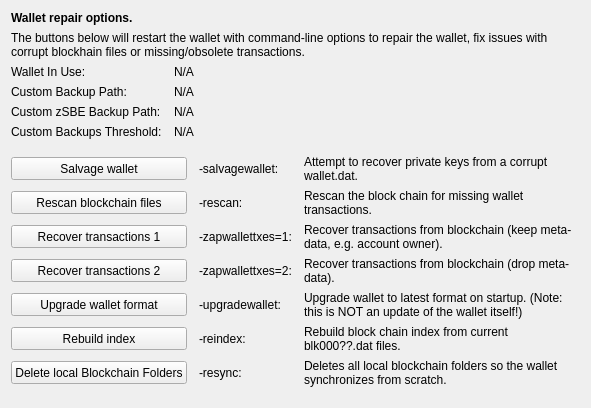
     <widget class="QWidget" name="tab_repair">
      <attribute name="title">
       <string>&amp;Wallet Repair</string>
      </attribute>
      <layout class="QGridLayout" name="gridLayout_4" columnstretch="0,0,0,0">
       <property name="horizontalSpacing">
        <number>12</number>
       </property>
       <item row="0" column="0" colspan="4">
        <widget class="QLabel" name="label_repair_header">
         <property name="font">
          <font>
           <weight>75</weight>
           <bold>true</bold>
          </font>
         </property>
         <property name="text">
          <string>Wallet repair options.</string>
         </property>
        </widget>
       </item>
       <item row="1" column="0" colspan="4">
        <widget class="QLabel" name="label_repair_helptext">
         <property name="font">
          <font>
           <weight>50</weight>
           <bold>false</bold>
          </font>
         </property>
         <property name="text">
          <string>The buttons below will restart the wallet with command-line options to repair the wallet, fix issues with corrupt blockhain files or missing/obsolete transactions.</string>
         </property>
         <property name="wordWrap">
          <bool>true</bool>
         </property>
        </widget>
       </item>
       <item row="2" column="0">
        <widget class="QLabel" name="wallet_path_label">
         <property name="text">
          <string>Wallet In Use:</string>
         </property>
        </widget>
       </item>
       <item row="2" column="1" colspan="3">
        <widget class="QLabel" name="wallet_path">
         <property name="cursor">
          <cursorShape>IBeamCursor</cursorShape>
         </property>
         <property name="text">
          <string>N/A</string>
         </property>
         <property name="textFormat">
          <enum>Qt::PlainText</enum>
         </property>
         <property name="textInteractionFlags">
          <set>Qt::LinksAccessibleByMouse|Qt::TextSelectableByKeyboard|Qt::TextSelectableByMouse</set>
         </property>
        </widget>
       </item>
       <item row="3" column="0">
        <widget class="QLabel" name="wallet_custombackuppath_label">
         <property name="text">
          <string>Custom Backup Path:</string>
         </property>
         <property name="visible">
          <bool>false</bool>
         </property>
        </widget>
       </item>
       <item row="3" column="1" colspan="3">
        <widget class="QLabel" name="wallet_custombackuppath">
         <property name="cursor">
          <cursorShape>IBeamCursor</cursorShape>
         </property>
         <property name="text">
          <string>N/A</string>
         </property>
         <property name="textFormat">
          <enum>Qt::PlainText</enum>
         </property>
         <property name="textInteractionFlags">
          <set>Qt::LinksAccessibleByMouse|Qt::TextSelectableByKeyboard|Qt::TextSelectableByMouse</set>
         </property>
         <property name="visible">
          <bool>false</bool>
         </property>
        </widget>
       </item>
       <item row="4" column="0">
        <widget class="QLabel" name="wallet_customzsombebackuppath_label">
         <property name="text">
          <string>Custom zSBE Backup Path:</string>
         </property>
         <property name="visible">
          <bool>false</bool>
         </property>
        </widget>
       </item>
       <item row="4" column="1" colspan="3">
        <widget class="QLabel" name="wallet_customzsombebackuppath">
         <property name="cursor">
          <cursorShape>IBeamCursor</cursorShape>
         </property>
         <property name="text">
          <string>N/A</string>
         </property>
         <property name="textFormat">
          <enum>Qt::PlainText</enum>
         </property>
         <property name="textInteractionFlags">
          <set>Qt::LinksAccessibleByMouse|Qt::TextSelectableByKeyboard|Qt::TextSelectableByMouse</set>
         </property>
         <property name="visible">
          <bool>false</bool>
         </property>
        </widget>
       </item>
       <item row="5" column="0">
        <widget class="QLabel" name="wallet_custombackupthreshold_label">
         <property name="text">
          <string>Custom Backups Threshold:</string>
         </property>
         <property name="visible">
          <bool>false</bool>
         </property>
        </widget>
       </item>
       <item row="5" column="1" colspan="3">
        <widget class="QLabel" name="wallet_custombackupthreshold">
         <property name="cursor">
          <cursorShape>IBeamCursor</cursorShape>
         </property>
         <property name="text">
          <string>N/A</string>
         </property>
         <property name="textFormat">
          <enum>Qt::PlainText</enum>
         </property>
         <property name="textInteractionFlags">
          <set>Qt::LinksAccessibleByMouse|Qt::TextSelectableByKeyboard|Qt::TextSelectableByMouse</set>
         </property>
         <property name="visible">
          <bool>false</bool>
         </property>
        </widget>
       </item>
       <item row="6" column="0">
        <spacer name="verticalSpacer_repair1">
         <property name="orientation">
          <enum>Qt::Vertical</enum>
         </property>
         <property name="sizeHint" stdset="0">
          <size>
           <width>10</width>
           <height>10</height>
          </size>
         </property>
        </spacer>
       </item>
       <item row="7" column="0" colspan="2">
        <widget class="QPushButton" name="btn_salvagewallet">
         <property name="minimumSize">
          <size>
           <width>100</width>
           <height>23</height>
          </size>
         </property>
         <property name="text">
          <string>Salvage wallet</string>
         </property>
        </widget>
       </item>
       <item row="7" column="2">
        <widget class="QLabel" name="label_repair_salvage_command">
         <property name="text">
          <string notr="true">-salvagewallet:</string>
         </property>
        </widget>
       </item>
       <item row="7" column="3">
        <widget class="QLabel" name="label_repair_salvage">
         <property name="text">
          <string>Attempt to recover private keys from a corrupt wallet.dat.</string>
         </property>
         <property name="wordWrap">
          <bool>true</bool>
         </property>
        </widget>
       </item>
       <item row="8" column="0" colspan="2">
        <widget class="QPushButton" name="btn_rescan">
         <property name="minimumSize">
          <size>
           <width>100</width>
           <height>23</height>
          </size>
         </property>
         <property name="text">
          <string>Rescan blockchain files</string>
         </property>
        </widget>
       </item>
       <item row="8" column="2">
        <widget class="QLabel" name="label_repair_rescan_command">
         <property name="text">
          <string notr="true">-rescan:</string>
         </property>
        </widget>
       </item>
       <item row="8" column="3">
        <widget class="QLabel" name="label_repair_rescan">
         <property name="text">
          <string>Rescan the block chain for missing wallet transactions.</string>
         </property>
         <property name="wordWrap">
          <bool>true</bool>
         </property>
        </widget>
       </item>
       <item row="9" column="0" colspan="2">
        <widget class="QPushButton" name="btn_zapwallettxes1">
         <property name="minimumSize">
          <size>
           <width>100</width>
           <height>23</height>
          </size>
         </property>
         <property name="text">
          <string>Recover transactions 1</string>
         </property>
        </widget>
       </item>
       <item row="9" column="2">
        <widget class="QLabel" name="label_repair_zap1_command">
         <property name="text">
          <string notr="true">-zapwallettxes=1:</string>
         </property>
        </widget>
       </item>
       <item row="9" column="3">
        <widget class="QLabel" name="label_repair_zap1">
         <property name="text">
          <string>Recover transactions from blockchain (keep meta-data, e.g. account owner).</string>
         </property>
         <property name="wordWrap">
          <bool>true</bool>
         </property>
        </widget>
       </item>
       <item row="10" column="0" colspan="2">
        <widget class="QPushButton" name="btn_zapwallettxes2">
         <property name="minimumSize">
          <size>
           <width>100</width>
           <height>23</height>
          </size>
         </property>
         <property name="text">
          <string>Recover transactions 2</string>
         </property>
        </widget>
       </item>
       <item row="10" column="2">
        <widget class="QLabel" name="label_repair_zap2_command">
         <property name="text">
          <string notr="true">-zapwallettxes=2:</string>
         </property>
        </widget>
       </item>
       <item row="10" column="3">
        <widget class="QLabel" name="label_repair_zap2">
         <property name="text">
          <string>Recover transactions from blockchain (drop meta-data).</string>
         </property>
         <property name="wordWrap">
          <bool>true</bool>
         </property>
        </widget>
       </item>
       <item row="11" column="0" colspan="2">
        <widget class="QPushButton" name="btn_upgradewallet">
         <property name="minimumSize">
          <size>
           <width>100</width>
           <height>23</height>
          </size>
         </property>
         <property name="text">
          <string>Upgrade wallet format</string>
         </property>
        </widget>
       </item>
       <item row="11" column="2">
        <widget class="QLabel" name="label_repair_upgrade_command">
         <property name="text">
          <string notr="true">-upgradewallet:</string>
         </property>
        </widget>
       </item>
       <item row="11" column="3">
        <widget class="QLabel" name="label_repair_upgrade">
         <property name="text">
          <string>Upgrade wallet to latest format on startup. (Note: this is NOT an update of the wallet itself!)</string>
         </property>
         <property name="wordWrap">
          <bool>true</bool>
         </property>
        </widget>
       </item>
       <item row="12" column="0" colspan="2">
        <widget class="QPushButton" name="btn_reindex">
         <property name="minimumSize">
          <size>
           <width>100</width>
           <height>23</height>
          </size>
         </property>
         <property name="text">
          <string>Rebuild index</string>
         </property>
        </widget>
       </item>
       <item row="12" column="2">
        <widget class="QLabel" name="label_repair_reindex_command">
         <property name="text">
          <string notr="true">-reindex:</string>
         </property>
        </widget>
       </item>
       <item row="12" column="3">
        <widget class="QLabel" name="label_repair_reindex">
         <property name="text">
          <string>Rebuild block chain index from current blk000??.dat files.</string>
         </property>
         <property name="wordWrap">
          <bool>true</bool>
         </property>
        </widget>
       </item>
       <item row="13" column="0" colspan="2">
        <widget class="QPushButton" name="btn_resync">
         <property name="minimumSize">
          <size>
           <width>100</width>
           <height>23</height>
          </size>
         </property>
         <property name="text">
          <string>Delete local Blockchain Folders</string>
         </property>
        </widget>
       </item>
       <item row="13" column="2">
        <widget class="QLabel" name="label_repair_resync_command">
         <property name="text">
          <string>-resync:</string>
         </property>
        </widget>
       </item>
       <item row="13" column="3">
        <widget class="QLabel" name="label_repair_resync">
         <property name="text">
          <string>Deletes all local blockchain folders so the wallet synchronizes from scratch.</string>
         </property>
         <property name="wordWrap">
          <bool>true</bool>
         </property>
        </widget>
       </item>
       <item row="14" column="0">
        <spacer name="verticalSpacer_repair2">
         <property name="orientation">
          <enum>Qt::Vertical</enum>
         </property>
         <property name="sizeHint" stdset="0">
          <size>
           <width>20</width>
           <height>10</height>
          </size>
         </property>
        </spacer>
       </item>
      </layout>
     </widget>
